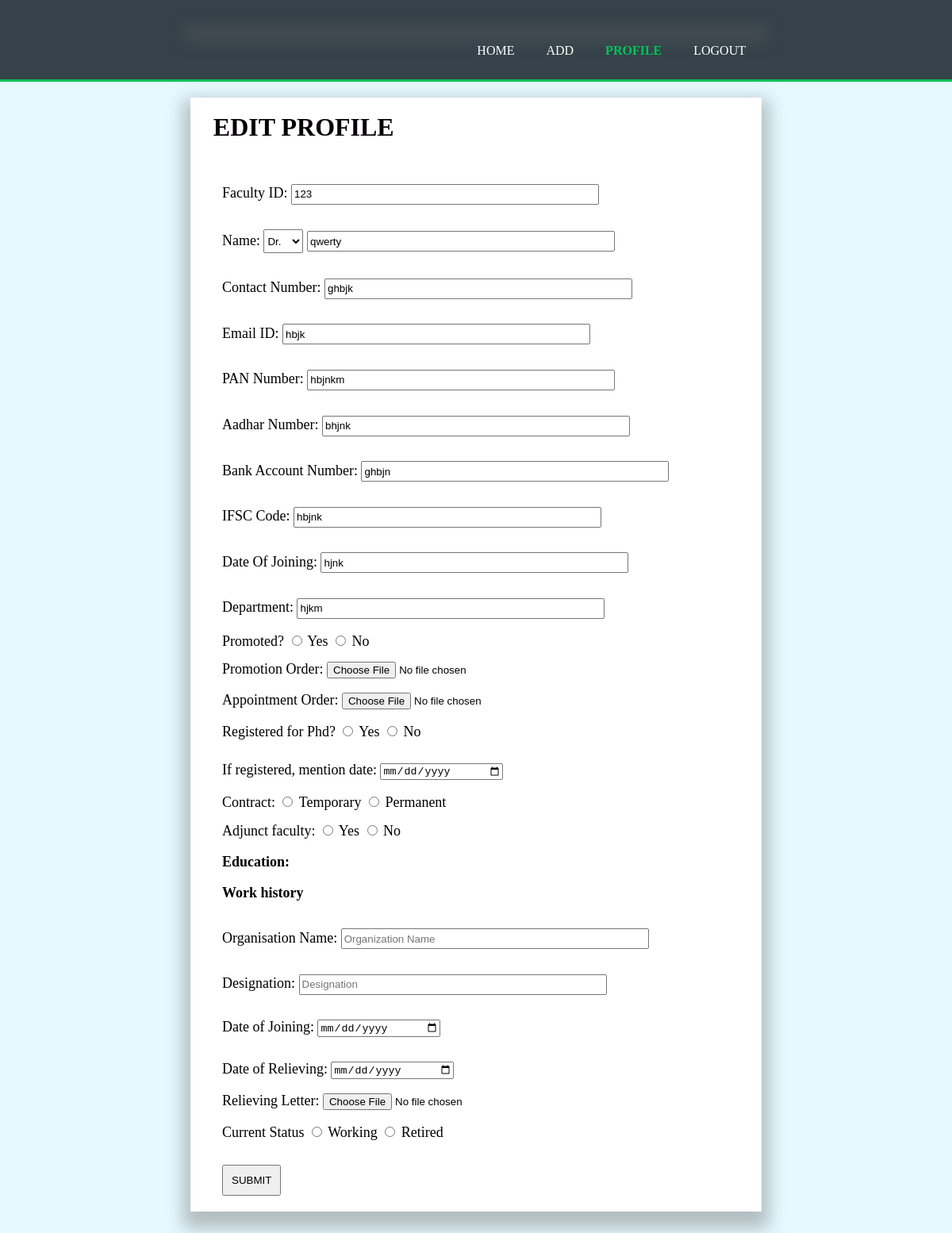
Page /facultyDetails (signed in) on the committed database.
### tables this page shows
CREATE TABLE "Faculty" (
	"ID"	TEXT NOT NULL,
	"Salutation"	TEXT,
	"Name"	TEXT,
	"Phone"	INTEGER,
	"Email"	TEXT,
	"PANNumber"	TEXT,
	"PANImage"	BLOB,
	"AadharNumber"	INTEGER,
	"AadharImage"	BLOB,
	"AccountNumber"	INTEGER,
	"IFSC"	TEXT,
	"DOJ"	TEXT,
	"Designation"	TEXT,
	"Department"	TEXT,
	"Promoted"	TEXT,
	"PromotionOrder"	BLOB,
	"RegisteredPhD"	INTEGER,
	"PhDRegDate"	NUMERIC,
	"AppointmentOrder"	BLOB,
	"Contract"	TEXT,
	"AdjunctFaculty"	TEXT,
	"Education"	BLOB,
	"WorkHistory"	BLOB,
	PRIMARY KEY("ID","Phone")
);

### main.py (the view, shortened to what this page needs)
@app.route('/facultyDetails', methods=['POST', 'GET'])
def facultyDetails():
    if g.user:
        connection = sqlite3.connect(currentDirectory + db)
        cursor = connection.cursor()
        query1 = '''SELECT * FROM JobRole'''
        query1 = cursor.execute(query1)
        query1 = query1.fetchall()
        jobRole_length = len(query1)
        jobRole = []
        for i in range(jobRole_length):
            jobRole.append(query1[i][1])
        query2 = '''SELECT * FROM Faculty WHERE Name="{name}"'''.format(name=g.user)
        query2 = cursor.execute(query2)
        query2 = query2.fetchall()
        print(query2)
        return render_template('facultyDetails.html', jobRole=jobRole, details=query2)
    return render_template('signin.html')

### main.py (called while the page is built)
@app.before_request
def beforeRequest():
    g.user = None
    if 'user' in session:
        g.user = session['user']

### templates/facultyDetails.html (shortened to what this page needs)
<!DOCTYPE html>
<html lang="en">
<head>
</head>
<body>
    <header>
        <div class="container">
            <nav>
                <ul>
                    <li><a href="{{url_for('home')}}">Home</a></li>
                    <li><a href="{{url_for('addPublication')}}">Add</a></li>
                    <li  class="current"><a href="{{url_for('facultyDetails')}}">Profile</a></li>
					<li onclick="window.location='http://localhost:5000/dropSession'" type="submit"><a>Logout</a></li>
                </ul>
            </nav>
        </div>
    </header>
    <div class="container">
			<h1 class="h1" style="color: rgb(4, 0, 7); padding-left: 4%;">EDIT PROFILE</h1>
			<form action="/facultyDetails" method="post" enctype="multipart/form-data">
                <div class="content">
					<p>Faculty ID:
					    <input type="text" class="str" placeholder="Faculty ID" name="paperTitle" value="{{details[0][0]}}" required>
                    <p>Name:
                        <select name="salutation" class="facultyDropdown" >
                            <div class="dropdown-content">
								<option value="{{details[0][1]}}">{{details[0][1]}}</option>
                            </div>
					    </select>
					    <input type="text" class="str" placeholder="Faculty Name" name="name" value="{{details[0][2]}}" required>
					</p>
                    <p>Contact Number:
					    <input type="text" class="str" placeholder="Contact Number" name="phone" value="{{details[0][3]}}" required>
					</p>
                    <p>Email ID:
					    <input type="text" class="str" placeholder="Contact Number" name="email" value="{{details[0][4]}}" required>
					</p>
                    <p>PAN Number:
					    <input type="text" class="str" placeholder="" name="pan" value="{{details[0][5]}}" required>
					</p>
                    <p>Aadhar Number:
					    <input type="text" class="str" placeholder="" name="aadhar" value="{{details[0][7]}}" required>
					</p>
                    <p>Bank Account Number:
					    <input type="text" class="str" placeholder="" name="bank" value="{{details[0][9]}}" required>
					</p>
                    <p>IFSC Code:
					    <input type="text" class="str" placeholder="" name="ifsc" value="{{details[0][10]}}" required>
					</p>
                    <p>Date Of Joining:
					    <input type="text" class="str" placeholder="" name="doj_current" value="{{details[0][11]}}" required>
					</p>
                    <p>Department:
					    <input type="text" class="str" placeholder="" name="department" value="{{details[0][13]}}" required>
					</p>
					<p>Promoted?
					  <input type="radio" class="yes"  value="yes" name="promoted">
					  <label for="yes">Yes</label>
					  <input type="radio" class="no"  value="no" name="promoted">
					  <label for="no">No</label>
					</p>
					<p>Promotion Order:
					<input type="file" class="promotion_order" size="2800" name="promotionOrder" value="{{details[0][15]}}" >
					</p>
					<p>Appointment Order:
					<input type="file" class="appointment_order" size="2800" name="appointmentOrder" value="{{details[0][18]}}" >
					</p>
					<p>Registered for Phd?
					  <input type="radio" class="yes"  value="yes" name="phd">
					  <label for="yes">Yes</label>
					  <input type="radio" class="no"  value="no" name="phd">
					  <label for="no">No</label>
					</p>
					<p>If registered, mention date:
					<input type="date" class="phd_date" name="phdDate" value="{{details[0][17]}}" >
					</p>
					<p>Contract:
					  <input type="radio" class="temporary"  value="yes" name="contract">
					  <label for="temporary">Temporary</label>
					  <input type="radio" class="permanent"  value="no" name="contract">
					  <label for="permanent">Permanent</label>
					</p>
					<p>Adjunct faculty:
					  <input type="radio" class="yes"  value="yes" name="adjunct">
					  <label for="yes">Yes</label>
					  <input type="radio" class="no"  value="no" name="adjunct">
					  <label for="no">No</label>
					</p>
					<h4>Education:</h4>
					<h4>Work history</h4>
					<p>Organisation Name:
					    <input type="text" class="str" placeholder="Organization Name" name="organization" required>
					</p>
					<p>Designation:
					    <input type="text" class="str" placeholder="Designation" name="org_designation" required>
					</p>
					<p>Date of Joining:
					<input type="date" class="date_of_joining" name="org_doj" >
					</p>
					<p>Date of Relieving:
					<input type="date" class="date_of_relieving" name="org_dor" >
					</p>
					<p>Relieving Letter:
					<input type="file" class="Relieving_letter" size="2800" name="org_relievingLetter" >
					</p>
					<p>Current Status
					  <input type="radio" class="working"  value="working"  name="org_status">
					  <label for="working">Working</label>
					  <input type="radio" class="retired"  value="retired"  name="org_status">
					  <label for="retired">Retired</label>
					</p>
					<br>
					<input type="submit" class="submit" value="SUBMIT">
                </div>
            </form>
    </div>
</body>
</html>

### templates/facultyDetails.html (style rules this page uses)
body { margin: 0; }
.container { width:90%; margin: auto; }
header a { color: #ffffff; text-decoration: none; text-transform: uppercase; font-size: 16px; }
header li { float: left; display: inline; padding: 0 20px 0 20px; }
header nav { float: right; margin-top: 10px; }
header .highlight, header .current a { color: #06c258; font-weight: bold; }
body { background-color: rgba(0, 205, 255, 0.1); }
.h1 { margin: 20px 0; padding: 30px 0; size: 12%; }
.content { text-align: left; padding-left: 40px; font-size: 18px; }
.str { height: 20px; }
.facultyDropdown { width: 50px; height: 30px; margin-top: 2%; }
input[type="text"], input[type="select"] { width: 380px; margin-top: 2%; }
input[type="date"] { width: 150px; margin-top: 2%; }
input[type="radio"] { // width: 150px; line-height: 5%; }
.submit { margin-bottom: 20px; padding: 10px; }
select { margin-top: 2%; }

### rows in the picture
Faculty: paperTitle "123", salutation "Dr.", name "qwerty", phone "ghbjk", email "hbjk", pan "hbjnkm", aadhar "bhjnk", bank "ghbjn", ifsc "hbjnk", doj_current "hjnk", department "hjkm"
